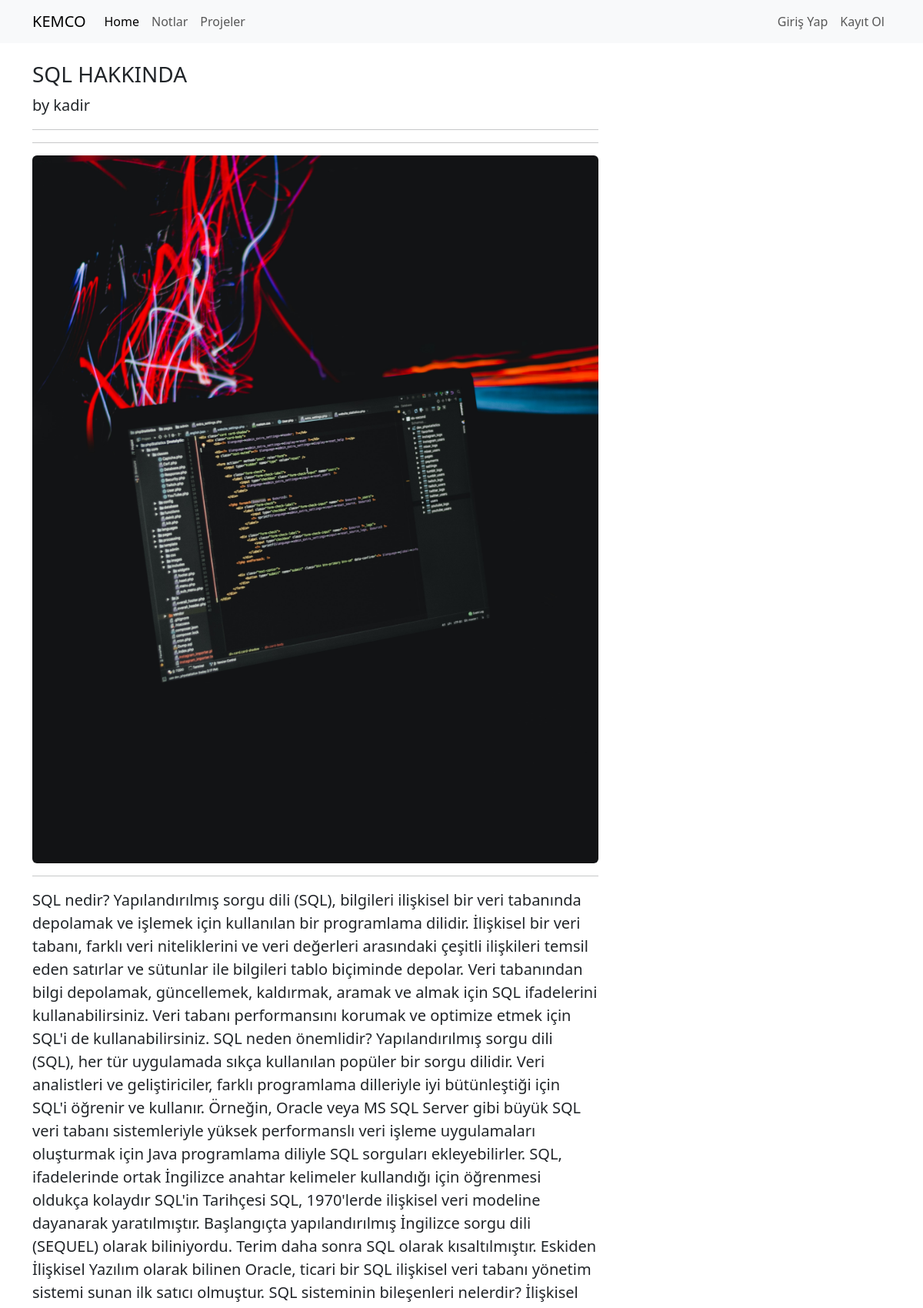
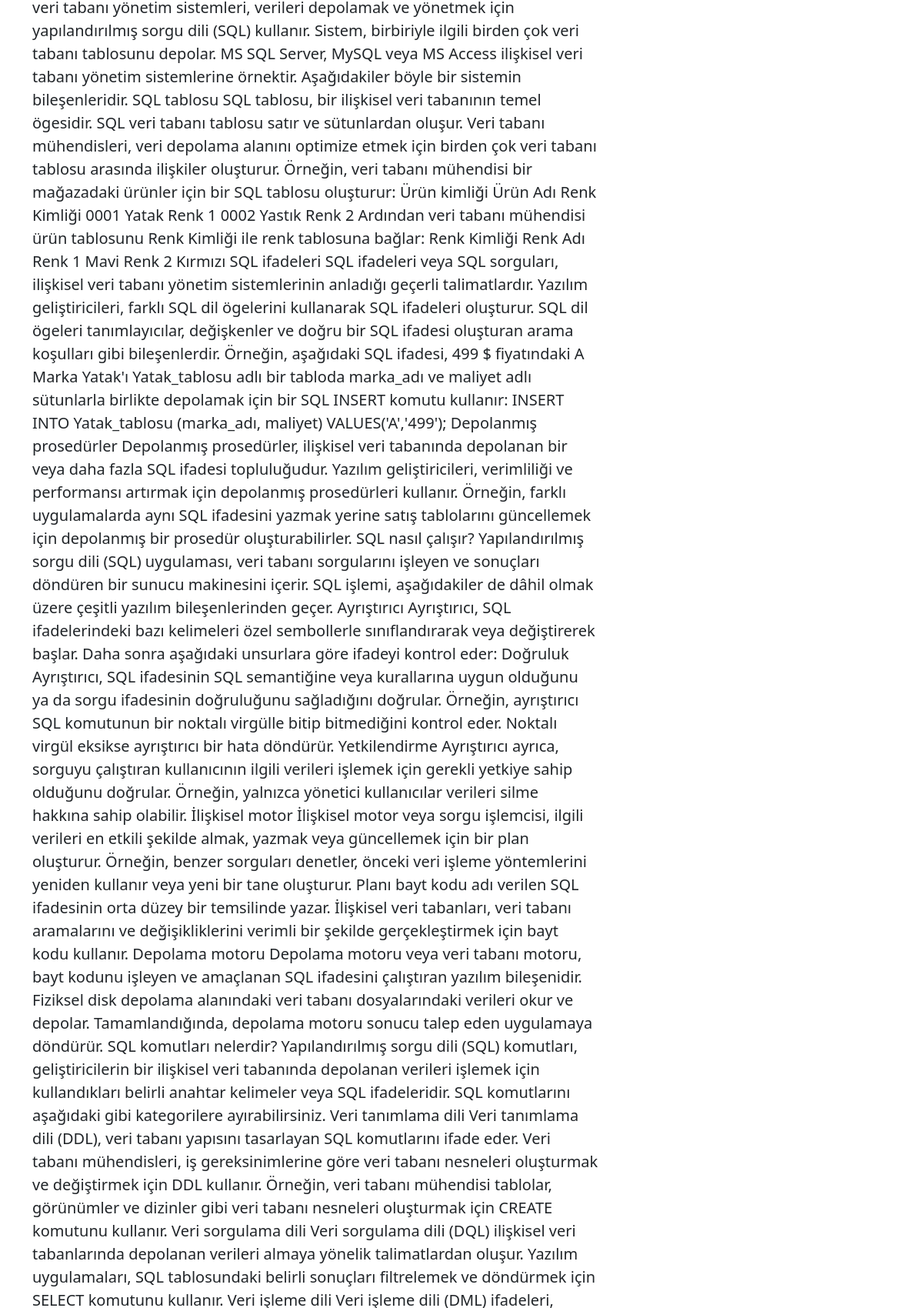
Screenshot of /proje/detailProje/2 (upper part) with the database file from the repository (2 pictures, top to bottom).
### projeler/models.py (models this page shows, shortened)
class Proje(models.Model):
    author_prj = models.ForeignKey("auth.user", on_delete=models.CASCADE, verbose_name="Yazar")
    title_prj = models.CharField(max_length=50, verbose_name="Baslık")
    content_prj = models.TextField( verbose_name="İçerik")
    created_date_ptj = models.DateTimeField(auto_now_add=True, verbose_name="Oluşturulduğu tarih")
    proje_image = models.FileField(blank=True, verbose_name="Projeye Foto EKLE")

### projeler/views.py (the view)
# urls.py: path('detailProje/<int:id>', views.detailProje, name="detailProje"),
def detailProje(request,id):
    projeler = get_object_or_404(Proje,id=id)
    return render(request,'detailProje.html',{"projeler":projeler})

### templates/detailProje.html (shortened to what this page needs)
{% extends 'main.html' %}
{% block body %}
<div class="row">
    <div class="col-lg-8">
      <h3 class="mt-4">{{projeler.title_prj}}</h3>
      <p class="lead">
        by
        {{projeler.author_prj.username}}
      </p>
      <hr>
      <hr>
      {% if projeler.proje_image %}
      <img class="img-fluid rounded" src="{{projeler.proje_image.url}}" alt="">
      {% endif %}
      <hr>
      <p class="lead">
      </p>
{% endblock  %}

### rows the page displays
Proje: title_prj "SQL HAKKINDA", author_prj.username "kadir", proje_image (picture)
